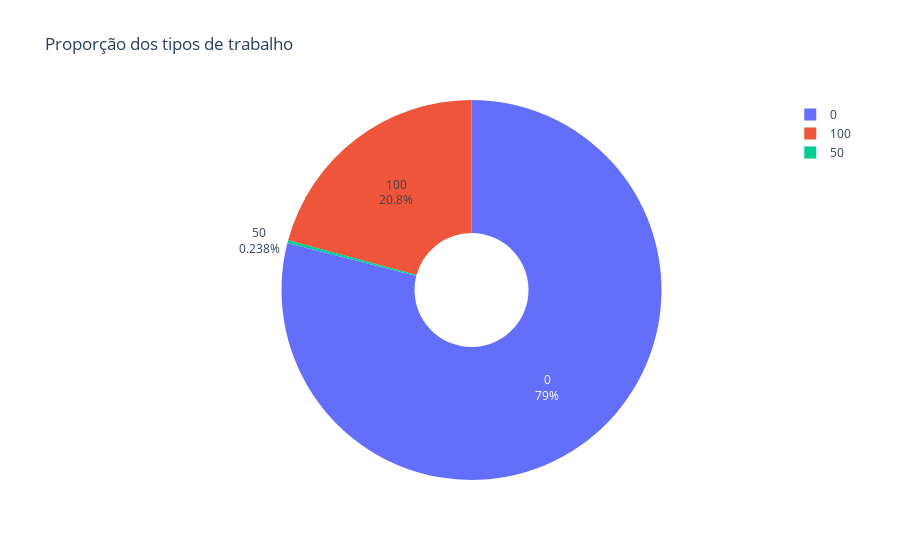

The notebook cell saved with this chart:
### Code cell
remoto_contagem = df_limpo['remoto'].value_counts().reset_index()
remoto_contagem.columns = ['tipo_trabalho','quantidade']

fig = px.pie(remoto_contagem,
            names = 'tipo_trabalho', 
            values='quantidade',
            title='Proporção dos tipos de trabalho',
            hole=0.3
            )

fig.update_traces(textinfo='percent+label')
fig.show()

### Figure 1 — Plotly figure (JSON) as saved in the notebook; plotly's stock layout.template omitted (floating-point values rounded to 4 significant figures)
{"data": [{"domain": {"x": [0, 1], "y": [0, 1]}, "hole": 0.3, "hovertemplate": "tipo_trabalho=%{label}<br>quantidade=%{value}<extra></extra>", "labels": [0, 100, 50], "legendgroup": "", "name": "", "showlegend": true, "textinfo": "percent+label", "type": "pie", "values": [105305, 27716, 318]}], "layout": {"legend": {"tracegroupgap": 0}, "title": {"text": "Proporção dos tipos de trabalho"}}}
